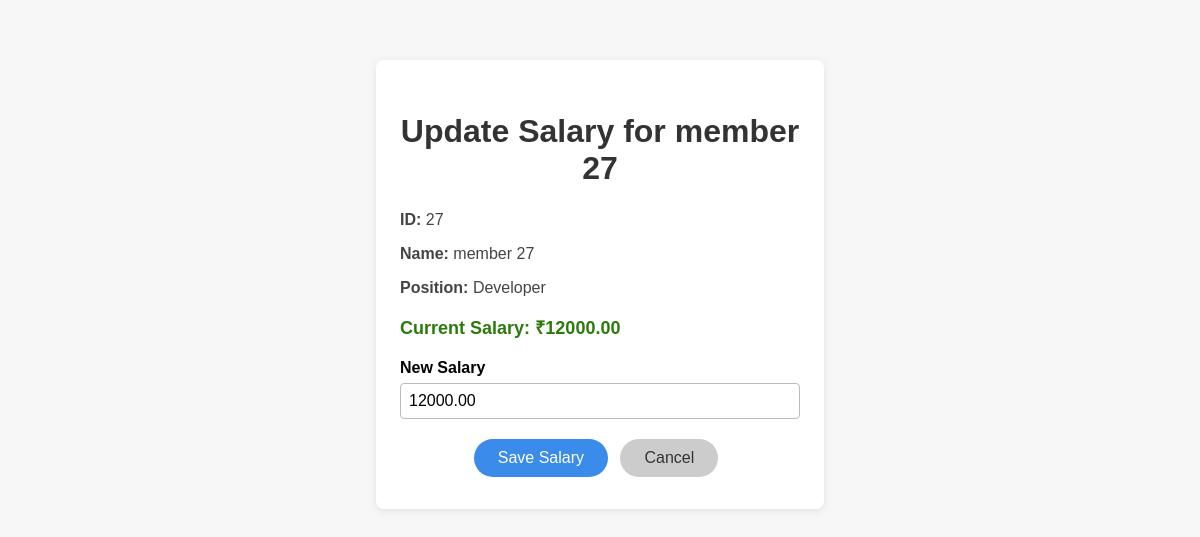
The page /employees/salary/27/ on the database its author committed.
### employees/models.py (models this page shows, shortened)
class Employee(models.Model):
    eid = models.CharField(max_length=10, unique=True)
    name = models.CharField(max_length=100)
    position = models.CharField(max_length=50)
    salary = models.DecimalField(max_digits=10, decimal_places=2)
    is_new = models.BooleanField(default=True)

### employees/views.py (the view)
# urls.py: path('salary/<int:pk>/', employee_salary_update_html, name='employee-salary-update-html'),
def employee_salary_update_html(request, pk):
    employee = get_object_or_404(Employee, pk=pk)
    class SalaryForm(forms.ModelForm):
        class Meta:
            model = Employee
            fields = ['salary']
    if request.method == 'POST':
        form = SalaryForm(request.POST, instance=employee)
        if form.is_valid():
            form.save()
            return redirect('employee-list-html')
    else:
        form = SalaryForm(instance=employee)
    return render(request, 'employees/employee_salary.html', {'form': form, 'employee': employee})

### employees/views.py
    class SalaryForm(forms.ModelForm):
        class Meta:
            model = Employee
            fields = ['salary']

### employees/templates/employees/employee_salary.html (shortened to what this page needs)
<!DOCTYPE html>
<html>
<head>
</head>
<body>
    <div class="form-container">
        <h1>Update Salary for {{ employee.name }}</h1>
        <div class="employee-info">
            <p><strong>ID:</strong> {{ employee.eid }}</p>
            <p><strong>Name:</strong> {{ employee.name }}</p>
            <p><strong>Position:</strong> {{ employee.position }}</p>
            <p class="current-salary">Current Salary: ₹{{ employee.salary }}</p>
        </div>
        <form method="post">
            <label for="id_salary">New Salary</label>
            {{ form.salary }}
            <button type="submit">Save Salary</button>
            <a href="/api/list/" class="cancel-btn">Cancel</a>
        </form>
    </div>
</body>
</html>

### employees/templates/employees/employee_salary.html (style rules this page uses)
body { background: #f7f7f7; font-family: Arial, sans-serif; }
.form-container { max-width: 400px; margin: 60px auto; background: #fff; padding: 32px 24px; border-radius: 8px; box-shadow: 0 2px 10px rgba(0,0,0,0.09); text-align: center; }
h1 { margin-bottom: 24px; color: #333; }
.employee-info { text-align: left; margin-bottom: 20px; font-size: 16px; color: #444; }
.current-salary { font-weight: bold; font-size: 18px; margin-bottom: 12px; color: #2b7a0b; }
label { font-weight: bold; display: block; margin-bottom: 6px; margin-top: 12px; text-align: left; }
input[type="number"] { width: 100%; padding: 8px; border-radius: 4px; border: 1px solid #bbb; box-sizing: border-box; font-size: 16px; }
button, .cancel-btn { padding: 10px 24px; border-radius: 24px; font-size: 16px; cursor: pointer; border: none; margin: 20px 8px 0 0; text-decoration: none; display: inline-block; }
button { background: #3b8beb; color: #fff; transition: background 0.2s; }
.cancel-btn { background: #ccc; color: #333; }

### rows shown on the page
Employee: name "member 27", eid "27", position "Developer", salary "12000.00"
